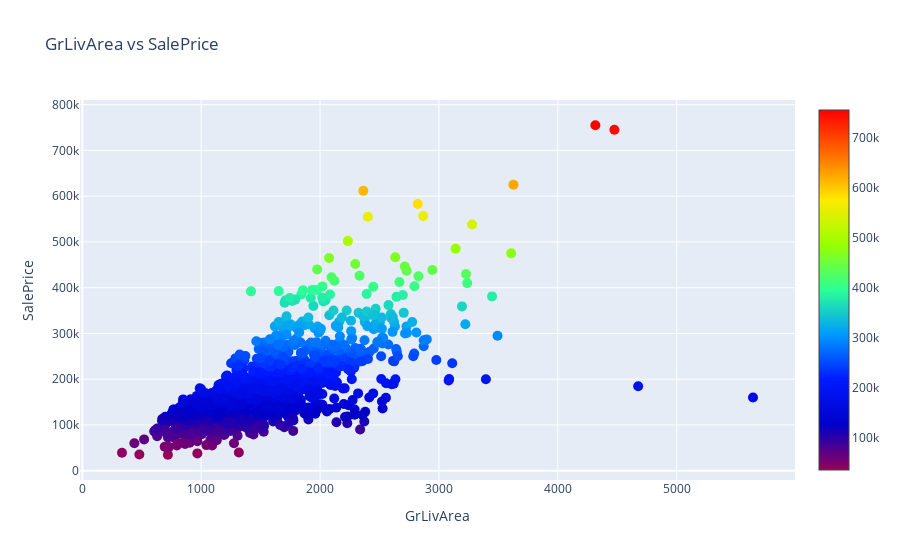

Write notebook code for a chart like this one.
### Markdown cell above
## Outliers Removal 

In the competition "Ames Iowa Housing Dataset - Special Notes", there is a specific requirement to remove outlier observations.

_SPECIAL NOTES: There are 5 observations that an instructor may wish to remove from the data set before giving it to students (a plot of SALE PRICE versus GR LIV AREA will indicate them quickly). Three of them are true outliers (Partial Sales that likely don’t represent actual market values) and two of them are simply unusual sales (very large houses priced relatively appropriately). I would recommend removing any houses with more than 4000 square feet from the data set (which eliminates these 5 unusual observations) before assigning it to students._

The following code takes care of this point.

### Code cell
def scatter_plot(x, y, title, xaxis, yaxis, size, c_scale):
    trace = go.Scatter(
    x = x,
    y = y,
    mode = 'markers',
    marker = dict(color = y, size = size, showscale = True, colorscale = c_scale))
    layout = go.Layout(hovermode= 'closest', title = title, xaxis = dict(title = xaxis), yaxis = dict(title = yaxis))
    fig = go.Figure(data = [trace], layout = layout)
    return iplot(fig)

scatter_plot(study_data.GrLivArea, study_data.SalePrice, 'GrLivArea vs SalePrice', 'GrLivArea', 'SalePrice', 10, 'Rainbow')

### Figure 1 — Plotly figure (JSON) as saved in the notebook; plotly's stock layout.template omitted (floating-point values rounded to 4 significant figures; data arrays with more than 128 entries replaced by an {"elided": "..."} marker saying what was removed)
{"data": [{"marker": {"color": {"elided": "1460 int values"}, "colorscale": [[0, "rgb(150,0,90)"], [0.125, "rgb(0,0,200)"], [0.25, "rgb(0,25,255)"], [0.375, "rgb(0,152,255)"], [0.5, "rgb(44,255,150)"], [0.625, "rgb(151,255,0)"], [0.75, "rgb(255,234,0)"], [0.875, "rgb(255,111,0)"], [1, "rgb(255,0,0)"]], "showscale": true, "size": 10}, "mode": "markers", "type": "scatter", "x": {"elided": "1460 int values"}, "y": {"elided": "1460 int values"}}], "layout": {"hovermode": "closest", "title": {"text": "GrLivArea vs SalePrice"}, "xaxis": {"title": {"text": "GrLivArea"}}, "yaxis": {"title": {"text": "SalePrice"}}}}
